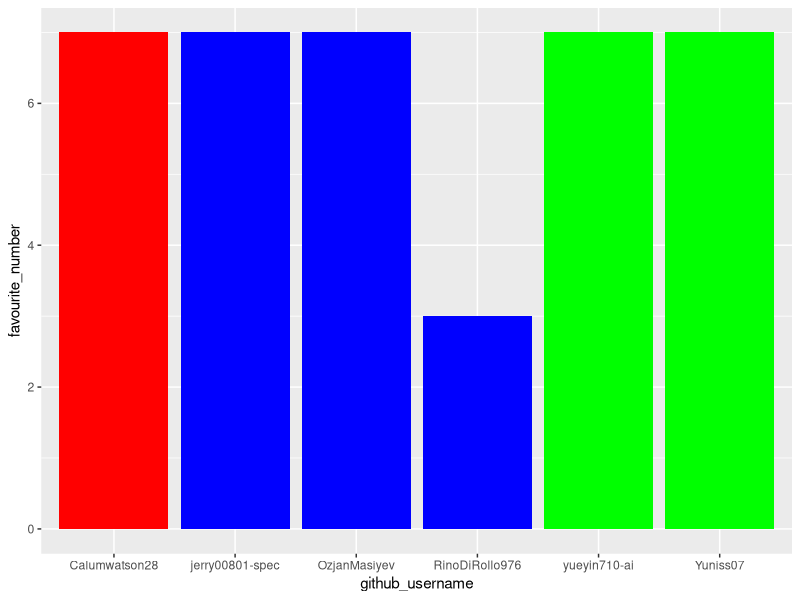

Write the R code that produced this figure.
## ---- chunk 1
library(tidyverse) 
## ---- chunk 2
team_data <- tibble(
  name = c("Ozcan", "Rino", "Calum", 
           "Jerry", "Grace", "Yunis"),
  github_username = c("OzjanMasiyev", "RinoDiRollo976", "Calumwatson28", 
                      "jerry00801-spec", "yueyin710-ai", "Yuniss07"), 
  colour = c("blue", "blue", "red", 
             "blue", "green", "green"),
  hobby = c("Piano", "football", "hiking", 
            "swimming", "music", "football"),
  favourite_number = c(7, 3, 7, 7, 7, 7)
  )

team_data
## ---- chunk 3
p1 <- ggplot(data = team_data, 
             mapping = aes(x = github_username, 
                           y = favourite_number,
                           fill = colour), 
             ) +
   geom_col() +
   scale_fill_identity()
p1
